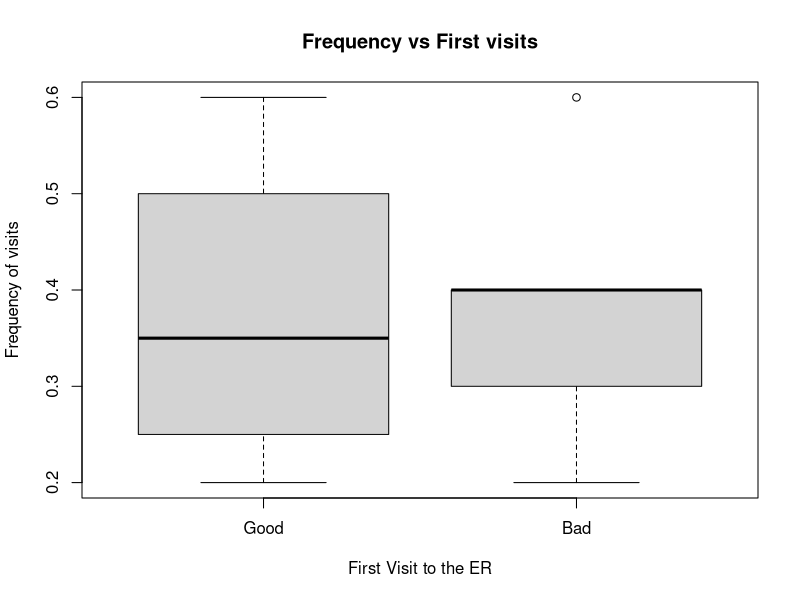
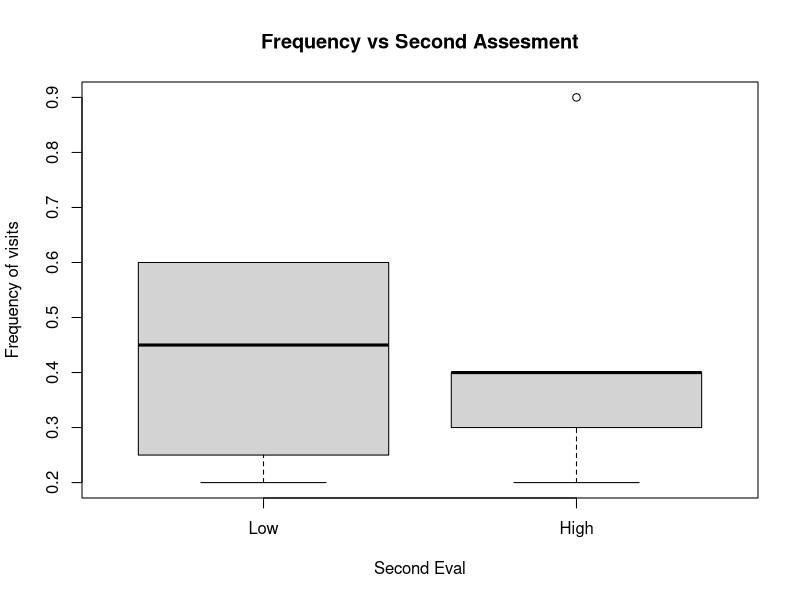
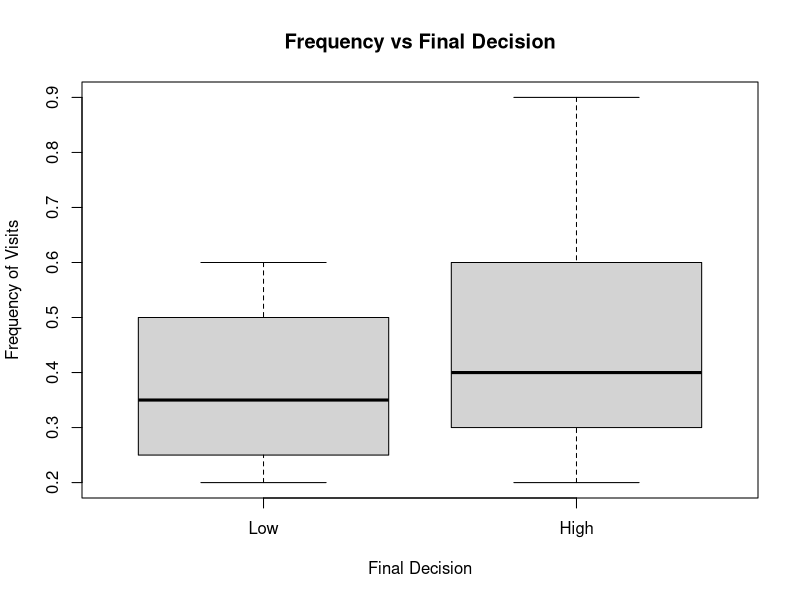

R code for these plots, in order:
#Frequency of visits
Frequency <- c(0.6, 0.3, 0.4, 0.4, 0.2, 0.6, 0.3, 0.4, 0.9, 0.2)
#Blood Pressure measurments
BP <- c(103, 87, 32, 42, 59, 109, 78, 205, 135, 176)
#First assesment by general doctor
##bad = 1, good = 0
First <- c(1,1,1,1,0,0,0,0,NA,1)
##Second and last decisions are based on low = 0, and high = 1
#Second assesment by External Doctor
Second <- c(0,0,1,1,0,0,1,1,1,1)
#Head of emergency unit's decision regardsing immediate care
FinalDecision <- c(0,1,0,1,0,1,0,1,1,1)

#Creating data frame
hospital.df<- data.frame(Frequency, BP, First, Second, FinalDecision)
#Box plot for frequency vs 1st evaluation 
boxplot(Frequency ~ First, Data = hospital.df, main = "Frequency vs First visits",
        xlab = "First Visit to the ER", ylab = "Frequency of visits",
        names = c("Good","Bad"))
#Box plot for Frequency vs Second eval
boxplot(Frequency ~ Second, data = hospital.df, 
        main = "Frequency vs Second Assesment", xlab = "Second Eval",
        ylab = "Frequency of visits", names = c("Low", "High"))
#Box plot for Frequency vs Final decision 
boxplot(Frequency ~ FinalDecision, data = hospital.df, 
        main = "Frequency vs Final Decision", xlab = "Final Decision",
        ylab = "Frequency of Visits", names = c("Low", "High"))
